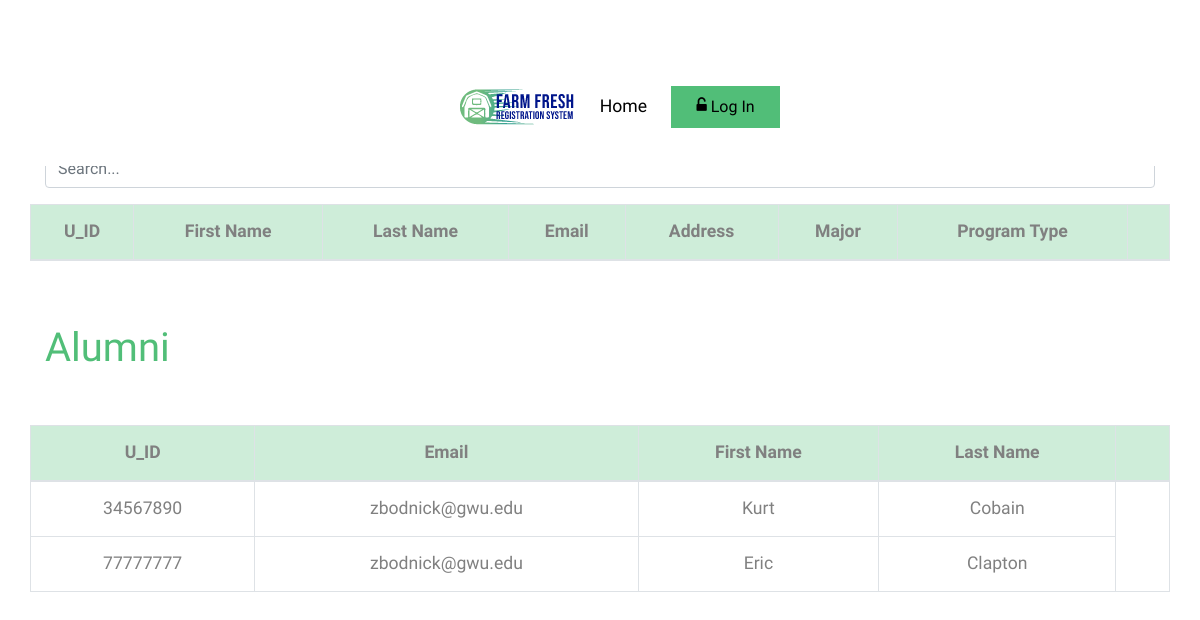
/graduatingstudents.php, run on the app's committed database.
### tables this page shows
CREATE TABLE alumni (
  univid     int primary key,
  yeargrad   int,
  fname varchar(20) NOT NULL,
  lname varchar(20) NOT NULL,
  addr varchar(50) NOT NULL,
  email varchar(30) NOT NULL,
  major varchar(20) NOT NULL,
  program varchar(3)
);

### graduatingstudents.php (the view, shortened to what this page needs)
<?php
require_once ('header.php');
$dbc = mysqli_connect(DB_HOST, DB_USER, DB_PASSWORD, DB_NAME);
$dbc->query('SET foreign_key_checks = 0');
?>
<!DOCTYPE html>
<html lang="en">
<head>
</head>
<body>
	<div class="container mt-5 pt-3">
        <h1 class="text-primary"> Graduation Cleared Students</h1> <br>
		<input class="form-control" id="search_filter" type="text" placeholder="Search...">
		<div class="row mt-3">
			<table class="table table-bordered">
				<thead>
					<tr class="text-center table-primary">
						<th scope="col">  U_ID </th>
						<th scope="col"> First Name </th>
						<th scope="col"> Last Name </th>
						<th scope="col"> Email </th>
						<th scope="col"> Address </th>
						<th scope="col"> Major </th>
						<th scope="col"> Program Type </th>
						<th> </th>
					</tr>
				</thead>
				<tbody id="student_table">
			<?php
				$query = 'SELECT u_id, fname, lname, email, addr, major, program
						  FROM student WHERE applied_to_grad = 1 ';
        $students = mysqli_query ($dbc, $query);
				while ($students && $s = mysqli_fetch_assoc ($students)) {
					echo '<tr class="text-center">';
					foreach ($s as $data) {
						echo '<td class="align-middle">' . $data . '</td>';
					}
				}
			?>
				</tbody>
			</table>
      <br></br><br></br>
	</div>
  <h1 class="text-primary"> Alumni</h1> <br>
  <div>
    <div class="row mt-3">
    <table class="table table-bordered">
      <thead>
        <tr class="text-center table-primary">
          <th scope="col"> U_ID </th>
          <th scope="col"> Email </th>
          <th scope="col"> First Name </th>
          <th scope="col"> Last Name </th>
          <th> </th>
        </tr>
      </thead>
      <tbody id="student_table">
      </div>
    <?php
      $query = 'SELECT univid as U_ID, email, fname, lname
            FROM alumni';
      $students = mysqli_query ($dbc, $query);
      while ($students && $s = mysqli_fetch_assoc ($students)) {
        echo '<tr class="text-center">';
        foreach ($s as $data) {
          echo '<td class="align-middle">' . $data . '</td>';
        }
      }
    ?>
</div>
</body>
</html>

### css/style.css (style rules this page uses)
body { line-height: 1.7; color: gray; font-weight: 300; font-size: 1.1rem; }
h1, h2, h3, h4, h5, .h1, .h2, .h3, .h4, .h5 { font-family: "Muli", -apple-system, BlinkMacSystemFont, "Segoe UI", Roboto, "Helvetica Neue", Arial, sans-serif, "Apple Color Emoji", "Segoe UI Emoji", "Segoe UI Symbol", "Noto Color Emoji"; }

### data on the page
alumni: univid "34567890", email "zbodnick@gwu.edu", fname "Kurt", lname "Cobain"
alumni: univid "77777777", email "zbodnick@gwu.edu", fname "Eric", lname "Clapton"
